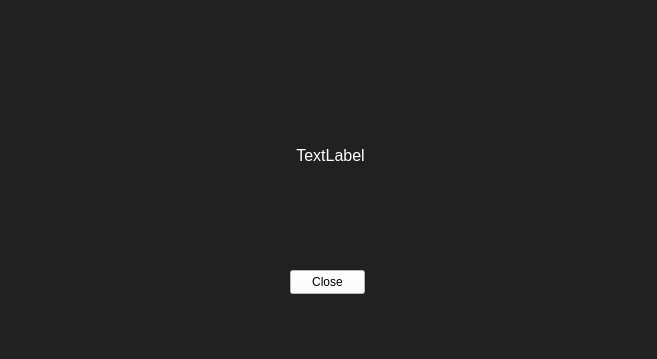
<?xml version="1.0" encoding="UTF-8"?>
<ui version="4.0">
 <class>MainWindow</class>
 <widget class="QMainWindow" name="MainWindow">
  <property name="geometry">
   <rect>
    <x>0</x>
    <y>0</y>
    <width>657</width>
    <height>359</height>
   </rect>
  </property>
  <property name="windowTitle">
   <string>MainWindow</string>
  </property>
  <property name="styleSheet">
   <string notr="true">QWidget{
background-color:rgb(33,33,33);
color:#FFFFFF;
}
QTextEdit{
background-color:rgb(46,46,46);
border:0;
}</string>
  </property>
  <widget class="QWidget" name="centralwidget">
   <widget class="QPushButton" name="pushButton">
    <property name="geometry">
     <rect>
      <x>290</x>
      <y>270</y>
      <width>75</width>
      <height>24</height>
     </rect>
    </property>
    <property name="styleSheet">
     <string notr="true">background-color: rgb(255, 255, 255);
color: rgb(0, 0, 0);</string>
    </property>
    <property name="text">
     <string>Close</string>
    </property>
   </widget>
   <widget class="QLabel" name="label">
    <property name="geometry">
     <rect>
      <x>80</x>
      <y>90</y>
      <width>501</width>
      <height>131</height>
     </rect>
    </property>
    <property name="font">
     <font>
      <family>Arial</family>
      <pointsize>12</pointsize>
     </font>
    </property>
    <property name="layoutDirection">
     <enum>Qt::LeftToRight</enum>
    </property>
    <property name="text">
     <string>TextLabel</string>
    </property>
    <property name="alignment">
     <set>Qt::AlignCenter</set>
    </property>
   </widget>
  </widget>
  <widget class="QMenuBar" name="menubar">
   <property name="geometry">
    <rect>
     <x>0</x>
     <y>0</y>
     <width>657</width>
     <height>22</height>
    </rect>
   </property>
  </widget>
  <widget class="QStatusBar" name="statusbar"/>
 </widget>
 <resources/>
 <connections/>
</ui>
